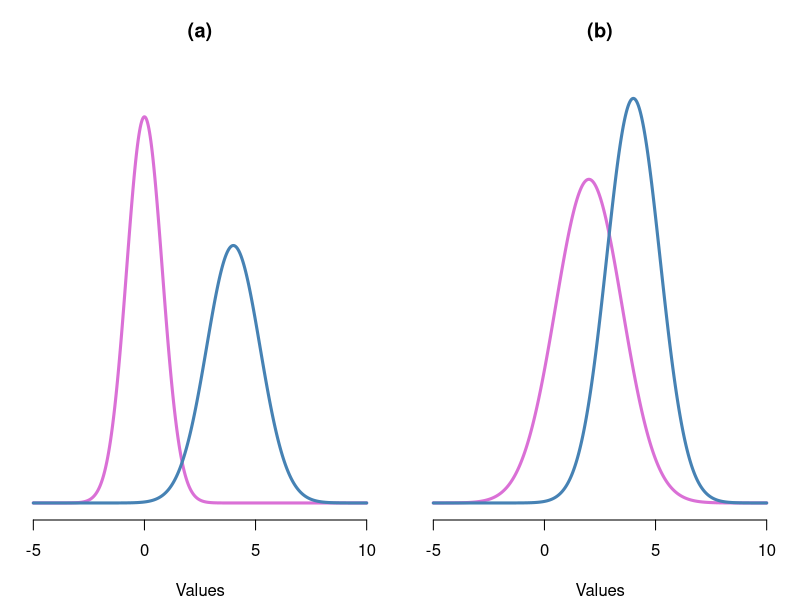
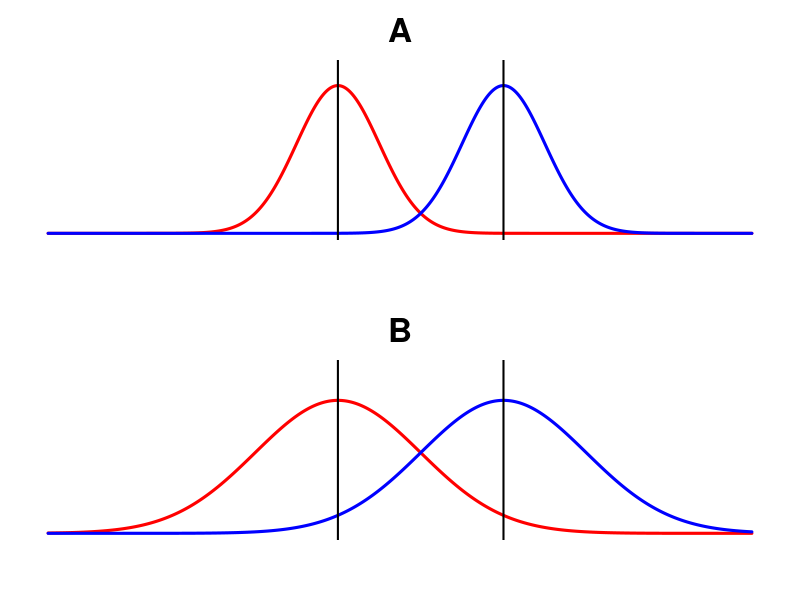
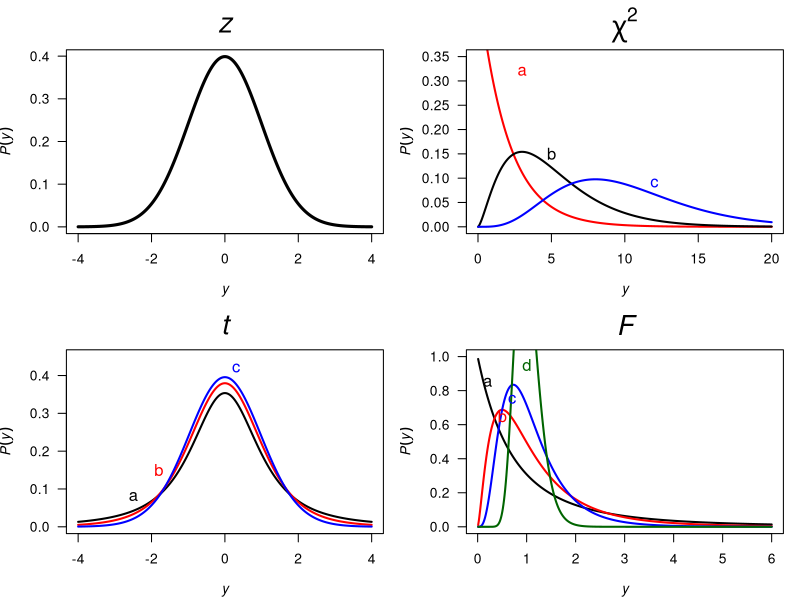
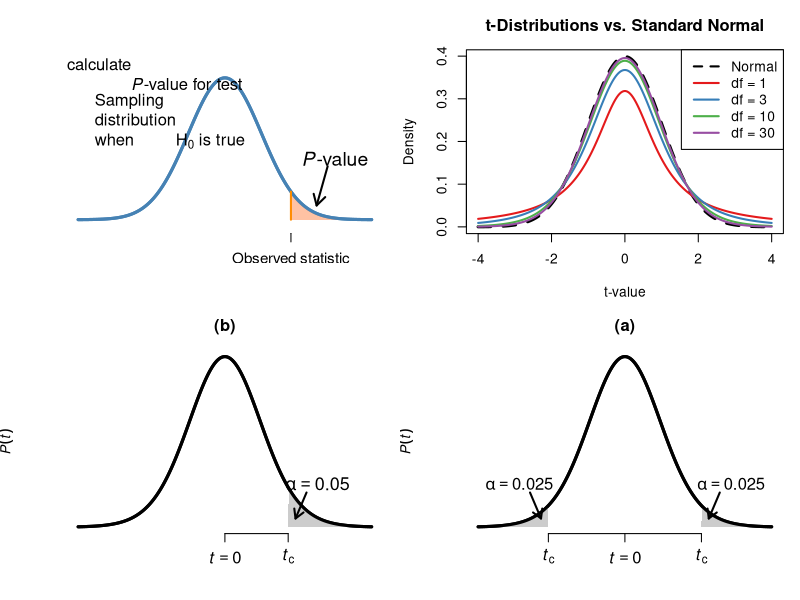
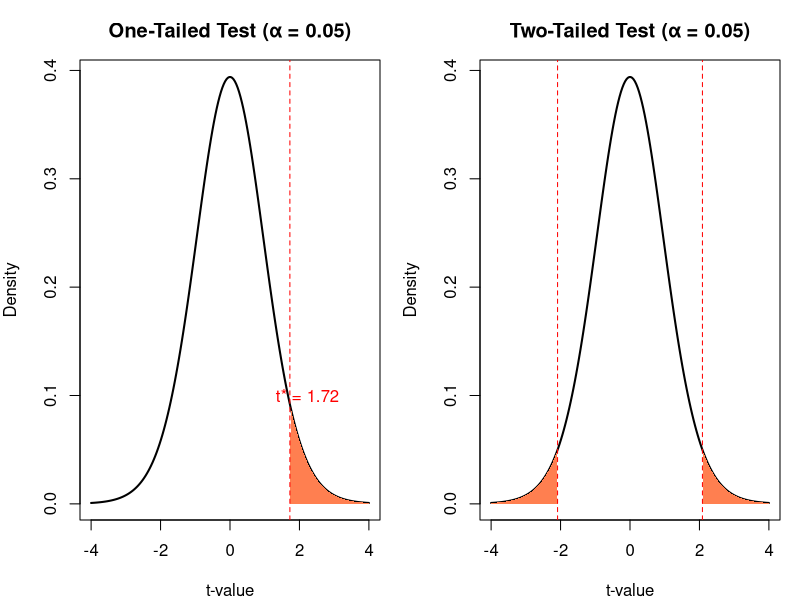
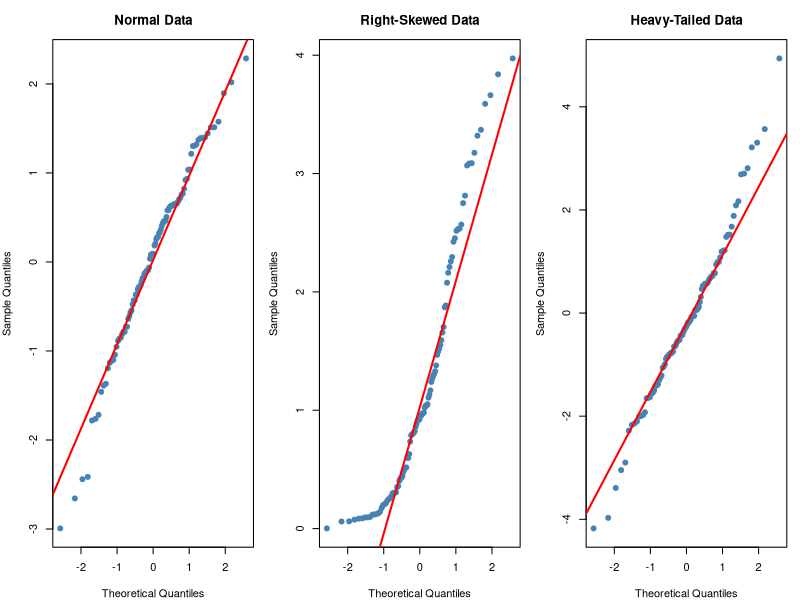
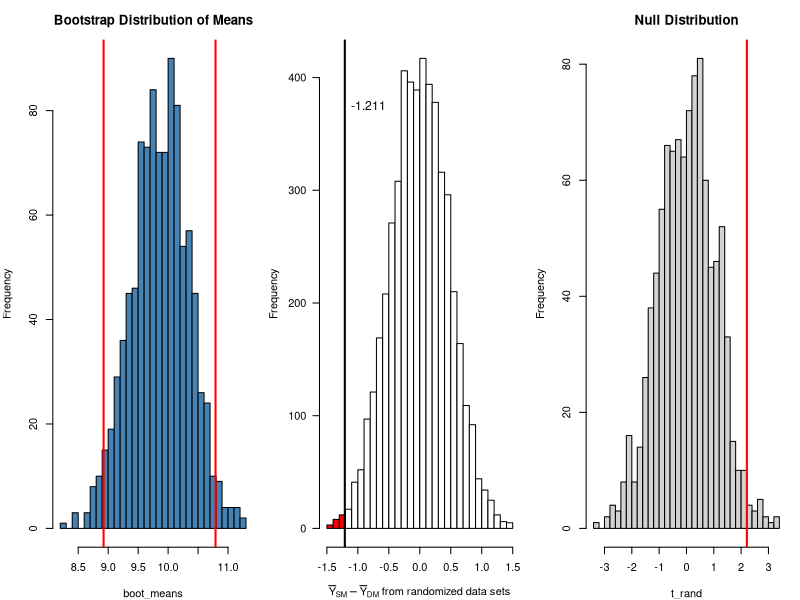
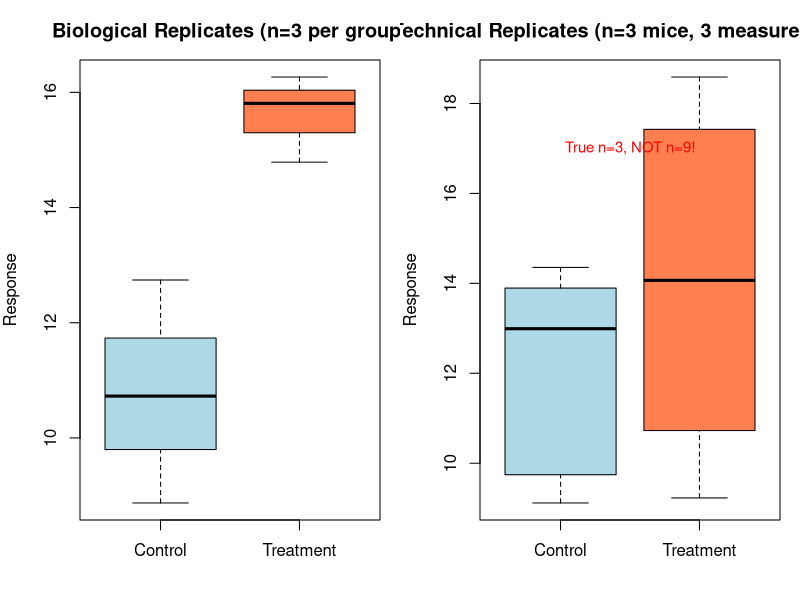

These figures' R source, in order:
## ---- chunk 1
#| label: setup
#| include: false

# Core data manipulation and visualization
library(tidyverse)
library(knitr)
library(readxl)

# Statistical analysis packages
library(MASS)        # LDA, robust regression
library(pwr)         # Power analysis
library(boot)        # Bootstrap methods
library(car)         # Companion to Applied Regression
library(survival)    # Survival analysis
library(nlme)        # Mixed effects models
library(broom)       # Tidy model output
library(emmeans)     # Estimated marginal means

# Set consistent theme for all plots
theme_set(theme_minimal(base_size = 14))

# Set seed for reproducibility
set.seed(2026)
## ---- chunk 2
#| label: null-alt-draft-output
#| echo: false
#| eval: true
#| fig-width: 10
#| fig-height: 5

par(mfrow = c(1, 2), mar = c(4, 1, 3, 1))

# Panel (a): well-separated distributions
x <- seq(-5, 10, length.out = 500)
plot(x, dnorm(x, 0, 0.8), type = "l", lwd = 3, col = "orchid",
     axes = FALSE, xlab = "Values", ylab = "", main = "(a)",
     ylim = c(0, 0.55))
lines(x, dnorm(x, 4, 1.2), lwd = 3, col = "steelblue")
axis(1)

# Panel (b): overlapping distributions
plot(x, dnorm(x, 2, 1.5), type = "l", lwd = 3, col = "orchid",
     axes = FALSE, xlab = "Values", ylab = "", main = "(b)",
     ylim = c(0, 0.35))
lines(x, dnorm(x, 4, 1.2), lwd = 3, col = "steelblue")
axis(1)
## ---- chunk 3
#| label: effect-overlap-draft-output
#| echo: false
#| eval: true
#| fig-width: 6
#| fig-height: 8

par(mfrow = c(2, 1), mar = c(3, 1, 3, 1))

x <- seq(-5, 12, length.out = 500)

# Panel A: small variance, clear separation
plot(x, dnorm(x, 2, 1), type = "l", lwd = 3, col = "red",
     axes = FALSE, xlab = "", ylab = "", main = "A",
     ylim = c(0, 0.45), cex.main = 2)
lines(x, dnorm(x, 6, 1), lwd = 3, col = "blue")
abline(v = c(2, 6), lwd = 2)

# Panel B: large variance, overlapping
plot(x, dnorm(x, 2, 2), type = "l", lwd = 3, col = "red",
     axes = FALSE, xlab = "", ylab = "", main = "B",
     ylim = c(0, 0.25), cex.main = 2)
lines(x, dnorm(x, 6, 2), lwd = 3, col = "blue")
abline(v = c(2, 6), lwd = 2)
## ---- chunk 4
#| label: stat-dist-draft-output
#| echo: false
#| eval: true
#| fig-width: 10
#| fig-height: 8

par(mfrow = c(2, 2), mar = c(4, 4, 3, 1))

x <- seq(-4, 4, length.out = 500)

# z distribution
plot(x, dnorm(x), type = "l", lwd = 3, main = expression(italic(z)),
     xlab = expression(italic(y)), ylab = expression(italic(P(y))),
     cex.main = 2, las = 1)

# chi-squared
x_chi <- seq(0.01, 20, length.out = 500)
plot(x_chi, dchisq(x_chi, df = 2), type = "l", lwd = 2,
     main = expression(chi^2), col = "red",
     xlab = expression(italic(y)), ylab = expression(italic(P(y))),
     ylim = c(0, 0.35), cex.main = 2, las = 1)
lines(x_chi, dchisq(x_chi, df = 5), lwd = 2, col = "black")
lines(x_chi, dchisq(x_chi, df = 10), lwd = 2, col = "blue")
text(3, 0.32, "a", col = "red", cex = 1.2)
text(5, 0.15, "b", cex = 1.2)
text(12, 0.09, "c", col = "blue", cex = 1.2)

# t distribution
plot(x, dt(x, df = 2), type = "l", lwd = 2, main = expression(italic(t)),
     xlab = expression(italic(y)), ylab = expression(italic(P(y))),
     ylim = c(0, 0.45), cex.main = 2, las = 1)
lines(x, dt(x, df = 5), lwd = 2, col = "red")
lines(x, dt(x, df = 30), lwd = 2, col = "blue")
text(-2.5, 0.08, "a", cex = 1.2)
text(-1.8, 0.15, "b", col = "red", cex = 1.2)
text(0.3, 0.42, "c", col = "blue", cex = 1.2)

# F distribution
x_f <- seq(0.01, 6, length.out = 500)
plot(x_f, df(x_f, df1 = 2, df2 = 5), type = "l", lwd = 2,
     main = expression(italic(F)),
     xlab = expression(italic(y)), ylab = expression(italic(P(y))),
     ylim = c(0, 1.0), cex.main = 2, las = 1)
lines(x_f, df(x_f, df1 = 5, df2 = 10), lwd = 2, col = "red")
lines(x_f, df(x_f, df1 = 10, df2 = 20), lwd = 2, col = "blue")
lines(x_f, df(x_f, df1 = 50, df2 = 100), lwd = 2, col = "darkgreen")
text(0.2, 0.85, "a", cex = 1.2)
text(0.5, 0.65, "b", col = "red", cex = 1.2)
text(0.7, 0.75, "c", col = "blue", cex = 1.2)
text(1, 0.95, "d", col = "darkgreen", cex = 1.2)
## ---- chunk 5
#| label: p-values-draft-output
#| echo: false
#| eval: true
#| fig-width: 8
#| fig-height: 5

x <- seq(-4, 4, length.out = 500)
y <- dnorm(x)
obs_stat <- 1.8

plot(x, y, type = "l", lwd = 3, col = "steelblue",
     axes = FALSE, xlab = "", ylab = "",
     ylim = c(-0.02, max(y) * 1.15))

# Shade p-value region
x_tail <- x[x >= obs_stat]
polygon(c(obs_stat, x_tail, max(x_tail)),
        c(0, dnorm(x_tail), 0),
        col = rgb(1, 0.6, 0.4, 0.6), border = NA)
lines(x, y, lwd = 3, col = "steelblue")

# Axis
axis(1, at = c(obs_stat), labels = c("Observed statistic"), cex.axis = 1.1)
segments(obs_stat, 0, obs_stat, dnorm(obs_stat), lwd = 2, col = "darkorange")

# Labels
text(-1.5, 0.22, expression("Sampling\ndistribution\nwhen " * H[0] * " is true"),
     cex = 1.2)
arrows(2.8, 0.15, 2.5, 0.04, length = 0.12, lwd = 2)
text(3, 0.17, expression(italic(P) * "-value"), cex = 1.4, font = 3)
text(-3, 0.38, expression("Needed to calculate\n" * italic(P) * "-value for test"),
     cex = 1.2)
## ---- chunk 6
#| label: fig-t-dist-output
#| fig-cap: "t-distributions approach normal as df increases"
#| fig-width: 9
#| fig-height: 4
#| echo: false
#| eval: true

x <- seq(-4, 4, length.out = 200)
df_values <- c(1, 3, 10, 30)
colors <- c("#E41A1C", "#377EB8", "#4DAF4A", "#984EA3")

plot(x, dnorm(x), type = "l", lwd = 3, col = "black", lty = 2,
     ylab = "Density", xlab = "t-value",
     main = "t-Distributions vs. Standard Normal")

for(i in seq_along(df_values)) {
  lines(x, dt(x, df = df_values[i]), col = colors[i], lwd = 2)
}

legend("topright", c("Normal", paste("df =", df_values)),
       col = c("black", colors), lwd = 2, lty = c(2, rep(1, 4)))
## ---- chunk 7
#| label: one-tailed-draft-output
#| echo: false
#| eval: true
#| fig-width: 8
#| fig-height: 4

x <- seq(-4, 4, length.out = 500)
y <- dt(x, df = 20)
tc <- qt(0.95, df = 20)

plot(x, y, type = "l", lwd = 3, axes = FALSE,
     xlab = "", ylab = expression(italic(P(t))),
     main = "(b)")
axis(1, at = c(0, tc), labels = c(expression(italic(t) == 0), expression(italic(t)[c])),
     cex.axis = 1.2)

# Shade alpha region
x_tail <- x[x >= tc]
polygon(c(tc, x_tail, max(x_tail)), c(0, dt(x_tail, df = 20), 0),
        col = "gray80", border = NA)
lines(x, y, lwd = 3)
arrows(tc + 0.5, 0.08, tc + 0.2, 0.02, length = 0.1, lwd = 2)
text(tc + 0.8, 0.10, expression(alpha == 0.05), cex = 1.3)
## ---- chunk 8
#| label: two-tailed-draft-output
#| echo: false
#| eval: true
#| fig-width: 8
#| fig-height: 4

x <- seq(-4, 4, length.out = 500)
y <- dt(x, df = 20)
tc <- qt(0.975, df = 20)

plot(x, y, type = "l", lwd = 3, axes = FALSE,
     xlab = "", ylab = expression(italic(P(t))),
     main = "(a)")
axis(1, at = c(-tc, 0, tc),
     labels = c(expression(italic(t)[c]), expression(italic(t) == 0), expression(italic(t)[c])),
     cex.axis = 1.2)

# Shade left tail
x_left <- x[x <= -tc]
polygon(c(min(x_left), x_left, -tc), c(0, dt(x_left, df = 20), 0),
        col = "gray80", border = NA)
# Shade right tail
x_right <- x[x >= tc]
polygon(c(tc, x_right, max(x_right)), c(0, dt(x_right, df = 20), 0),
        col = "gray80", border = NA)
lines(x, y, lwd = 3)

arrows(-tc - 0.5, 0.08, -tc - 0.2, 0.02, length = 0.1, lwd = 2)
text(-tc - 0.8, 0.10, expression(alpha == 0.025), cex = 1.2)
arrows(tc + 0.5, 0.08, tc + 0.2, 0.02, length = 0.1, lwd = 2)
text(tc + 0.8, 0.10, expression(alpha == 0.025), cex = 1.2)
## ---- chunk 9
#| label: fig-critical-regions-output
#| fig-cap: "Critical regions for α = 0.05 with df = 20"
#| fig-width: 10
#| fig-height: 4
#| echo: false
#| eval: true

par(mfrow = c(1, 2))
x <- seq(-4, 4, length.out = 200)
df <- 20

# One-tailed test (upper)
plot(x, dt(x, df), type = "l", lwd = 2, main = "One-Tailed Test (α = 0.05)",
     xlab = "t-value", ylab = "Density")
crit_1 <- qt(0.95, df)
polygon(c(crit_1, x[x > crit_1], 4), c(0, dt(x[x > crit_1], df), 0),
        col = "coral", border = NA)
abline(v = crit_1, lty = 2, col = "red")
text(crit_1 + 0.5, 0.1, paste("t* =", round(crit_1, 2)), col = "red")

# Two-tailed test
plot(x, dt(x, df), type = "l", lwd = 2, main = "Two-Tailed Test (α = 0.05)",
     xlab = "t-value", ylab = "Density")
crit_2 <- qt(0.975, df)
polygon(c(crit_2, x[x > crit_2], 4), c(0, dt(x[x > crit_2], df), 0),
        col = "coral", border = NA)
polygon(c(-4, x[x < -crit_2], -crit_2), c(0, dt(x[x < -crit_2], df), 0),
        col = "coral", border = NA)
abline(v = c(-crit_2, crit_2), lty = 2, col = "red")
## ---- chunk 10
#| label: qq-intro-output
#| echo: false
#| eval: true
#| fig-width: 10
#| fig-height: 4

par(mfrow = c(1, 3))

# Normal data
set.seed(42)
normal_data <- rnorm(100)
qqnorm(normal_data, main = "Normal Data", pch = 19, col = "steelblue")
qqline(normal_data, col = "red", lwd = 2)

# Right-skewed data
skewed_data <- rexp(100, rate = 1)
qqnorm(skewed_data, main = "Right-Skewed Data", pch = 19, col = "steelblue")
qqline(skewed_data, col = "red", lwd = 2)

# Heavy-tailed data
heavy_tail <- rt(100, df = 3)
qqnorm(heavy_tail, main = "Heavy-Tailed Data", pch = 19, col = "steelblue")
qqline(heavy_tail, col = "red", lwd = 2)
## ---- chunk 11
#| label: normality-tests-output
#| echo: false
#| eval: true

# Shapiro-Wilk test (best for n < 50)
set.seed(42)
normal_sample <- rnorm(30)
shapiro.test(normal_sample)
## ---- chunk 12
#| label: one-sample-t-output
#| echo: false
#| eval: true

sample_data <- rnorm(30, mean = 10.5, sd = 2)
t.test(sample_data, mu = 10)
## ---- chunk 13
#| label: t-test-example-output
#| echo: false
#| eval: true

set.seed(518)
pop1 <- rnorm(n = 100, mean = 2, sd = 0.5)
pop2 <- rnorm(n = 100, mean = 2.5, sd = 0.5)

t.test(pop1, pop2)
## ---- chunk 14
#| label: paired-t-output
#| echo: false
#| eval: true

before <- c(200, 190, 210, 180, 195)
after <- c(180, 170, 190, 165, 175)

t.test(before, after, paired = TRUE)
## ---- chunk 15
#| label: sample-size-sig-output
#| echo: false
#| eval: true

set.seed(22)

# Small effect (1% difference): 20.0 vs 20.2
cat("SMALL SAMPLE (n=10 per group):\n")
diet_A_small <- rnorm(10, 20, 2)
diet_B_small <- rnorm(10, 20.2, 2)
cat("  p-value:", round(t.test(diet_A_small, diet_B_small)$p.value, 4), "\n\n")

cat("LARGE SAMPLE (n=10,000 per group):\n")
diet_A_large <- rnorm(10000, 20, 2)
diet_B_large <- rnorm(10000, 20.2, 2)
cat("  p-value:", format(t.test(diet_A_large, diet_B_large)$p.value, scientific = TRUE), "\n")
## ---- chunk 16
#| label: bootstrap-example-output
#| echo: false
#| eval: true
#| fig-width: 8
#| fig-height: 4

set.seed(42)
original_sample <- rnorm(50, mean = 10, sd = 3)

# Bootstrap 1000 times
boot_means <- replicate(1000, mean(sample(original_sample, replace = TRUE)))

hist(boot_means, breaks = 30, col = "steelblue",
     main = "Bootstrap Distribution of Means")
abline(v = quantile(boot_means, c(0.025, 0.975)), col = "red", lwd = 2)
## ---- chunk 17
#| label: boot-ci-output
#| echo: false
#| eval: true

# 95% CI from bootstrap percentiles
quantile(boot_means, probs = c(0.025, 0.975))
## ---- chunk 18
#| label: for-loop-output
#| echo: false
#| eval: true

for (i in 1:5) {
  print(i^2)
}
## ---- chunk 19
#| label: while-loop-output
#| echo: false
#| eval: true

i <- 0
while (i < 5) {
  i <- i + 1
  print(i)
}
## ---- chunk 20
#| label: if-else-output
#| echo: false
#| eval: true

eggs <- TRUE

if (eggs == TRUE) {
  n_milk <- 6
} else {
  n_milk <- 1
}

cat("Bought", n_milk, "cartons of milk")
## ---- chunk 21
#| label: perm-null-draft-output
#| echo: false
#| eval: true
#| fig-width: 6
#| fig-height: 5

# Simulate a permutation test: difference in means between SM and DM groups
set.seed(123)
sm_data <- rnorm(20, mean = 3.5, sd = 1.5)
dm_data <- rnorm(20, mean = 5.0, sd = 1.5)
obs_diff <- mean(sm_data) - mean(dm_data)  # approximately -1.425

combined <- c(sm_data, dm_data)
n_perms <- 5000
perm_diffs <- replicate(n_perms, {
  shuffled <- sample(combined)
  mean(shuffled[1:20]) - mean(shuffled[21:40])
})

# Color bars more extreme than observed
h <- hist(perm_diffs, breaks = 40, plot = FALSE)
colors <- ifelse(h$mids <= obs_diff, "red", "white")

hist(perm_diffs, breaks = 40, col = colors, border = "black",
     main = "", las = 1,
     xlab = expression(bar(Y)[SM] - bar(Y)[DM] * " from randomized data sets"),
     ylab = "Frequency")
abline(v = obs_diff, lwd = 2)
text(obs_diff + 0.1, max(h$counts) * 0.9, round(obs_diff, 3),
     cex = 1.1, adj = 0)
## ---- chunk 22
#| label: empirical-null-output
#| echo: false
#| eval: true
#| fig-width: 7
#| fig-height: 4

set.seed(56)
pop_1 <- rnorm(n = 50, mean = 20.1, sd = 2)
pop_2 <- rnorm(n = 50, mean = 19.3, sd = 2)

t_obs <- t.test(x = pop_1, y = pop_2, alternative = "greater")$statistic

pops_comb <- c(pop_1, pop_2)
t_rand <- replicate(1000, {
  pops_shuf <- sample(pops_comb)
  t.test(x = pops_shuf[1:50], y = pops_shuf[51:100], alternative = "greater")$statistic
})

hist(t_rand, breaks = 30, main = "Null Distribution", col = "lightgray")
abline(v = t_obs, col = "red", lwd = 2)
## ---- chunk 23
#| label: empirical-p-output
#| echo: false
#| eval: true

p_value <- sum(t_rand >= t_obs) / 1000
cat("Empirical p-value:", p_value)
## ---- chunk 24
#| label: replication-diagram-2-output
#| echo: false
#| eval: true
#| fig-width: 10
#| fig-height: 4

par(mfrow = c(1, 2), mar = c(4, 4, 3, 1))

# Biological replication
set.seed(42)
bio_reps <- data.frame(
  mouse = rep(1:6, each = 1),
  treatment = rep(c("Control", "Treatment"), each = 3),
  value = c(rnorm(3, 10, 2), rnorm(3, 15, 2))
)
boxplot(value ~ treatment, data = bio_reps, col = c("lightblue", "coral"),
        main = "Biological Replicates (n=3 per group)",
        ylab = "Response", xlab = "")
text(1.5, 17, "Each point = different mouse", cex = 0.9)

# Technical replication (wrong analysis)
tech_reps <- data.frame(
  measurement = 1:18,
  treatment = rep(c("Control", "Treatment"), each = 9),
  value = c(rep(rnorm(3, 10, 2), each = 3) + rnorm(9, 0, 0.5),
            rep(rnorm(3, 15, 2), each = 3) + rnorm(9, 0, 0.5))
)
boxplot(value ~ treatment, data = tech_reps, col = c("lightblue", "coral"),
        main = "Technical Replicates (n=3 mice, 3 measures each)",
        ylab = "Response", xlab = "")
text(1.5, 17, "True n=3, NOT n=9!", cex = 0.9, col = "red")
## ---- chunk 25
#| label: cohens-d-output
#| echo: false
#| eval: true

# Example: Compare two groups
set.seed(123)
group1 <- rnorm(30, mean = 100, sd = 15)
group2 <- rnorm(30, mean = 108, sd = 15)

# Manual calculation
mean_diff <- mean(group2) - mean(group1)
pooled_sd <- sqrt(((29 * sd(group1)^2) + (29 * sd(group2)^2)) / 58)
cohens_d <- mean_diff / pooled_sd

cat("Mean difference:", round(mean_diff, 2), "\n")
cat("Cohen's d:", round(cohens_d, 2), "\n")

# Using t-test
t_result <- t.test(group2, group1)
cat("p-value:", format(t_result$p.value, digits = 4))
## ---- chunk 26
#| label: effect-sizes-output
#| echo: false
#| eval: true
#| fig-width: 10
#| fig-height: 4

par(mfrow = c(1, 3))

# Small effect (d = 0.2)
x <- seq(-4, 6, length.out = 200)
plot(x, dnorm(x, 0, 1), type = "l", lwd = 2, col = "steelblue",
     main = "Small Effect (d = 0.2)", ylab = "Density", xlab = "Value")
lines(x, dnorm(x, 0.2, 1), lwd = 2, col = "coral")
legend("topright", c("Group 1", "Group 2"), col = c("steelblue", "coral"), lwd = 2)

# Medium effect (d = 0.5)
plot(x, dnorm(x, 0, 1), type = "l", lwd = 2, col = "steelblue",
     main = "Medium Effect (d = 0.5)", ylab = "Density", xlab = "Value")
lines(x, dnorm(x, 0.5, 1), lwd = 2, col = "coral")

# Large effect (d = 0.8)
plot(x, dnorm(x, 0, 1), type = "l", lwd = 2, col = "steelblue",
     main = "Large Effect (d = 0.8)", ylab = "Density", xlab = "Value")
lines(x, dnorm(x, 0.8, 1), lwd = 2, col = "coral")
## ---- chunk 27
#| label: effect-size-ci-output
#| echo: false
#| eval: true

# Bootstrap confidence interval for Cohen's d
library(boot)

# Function to calculate Cohen's d
calc_d <- function(data, indices) {
  d <- data[indices, ]
  g1 <- d[d$group == 1, "value"]
  g2 <- d[d$group == 2, "value"]
  pooled_sd <- sqrt(((length(g1)-1)*sd(g1)^2 + (length(g2)-1)*sd(g2)^2) /
                    (length(g1) + length(g2) - 2))
  (mean(g2) - mean(g1)) / pooled_sd
}

# Create data frame
effect_data <- data.frame(
  value = c(group1, group2),
  group = rep(1:2, each = 30)
)

# Bootstrap
boot_d <- boot(effect_data, calc_d, R = 1000)
boot_ci <- boot.ci(boot_d, type = "perc")
cat("Cohen's d =", round(boot_d$t0, 2),
    "\n95% CI: [", round(boot_ci$percent[4], 2), ",",
    round(boot_ci$percent[5], 2), "]")
## ---- chunk 28
#| label: multiple-testing-output
#| echo: false
#| eval: true

# Original p-values from multiple tests
p_values <- c(0.001, 0.030, 0.040, 0.120, 0.250)

# Different correction methods
data.frame(
  original = p_values,
  bonferroni = p.adjust(p_values, method = "bonferroni"),
  holm = p.adjust(p_values, method = "holm"),
  BH = p.adjust(p_values, method = "BH")  # Benjamini-Hochberg (FDR)
)
